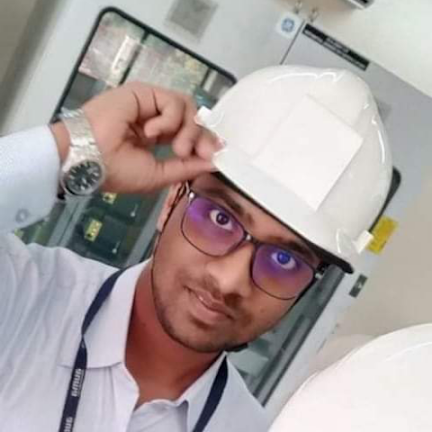
#> input picture my_pic.png, 432 x 432 px
$ python 1_Assignment.py
#> lines starting #> are read from the running program, lines starting #| are printed output that depends on the picture
#load image-->convert into gray scale--> ask window name from user to show-->ask file name --> save
import cv2
img=cv2.imread("my_pic.png")
#> img is the input picture: shape (432, 432, 3); mean B, G, R 161, 162.2, 172.3
if img is not None:
    img_gray=cv2.cvtColor(img,cv2.COLOR_BGR2GRAY)
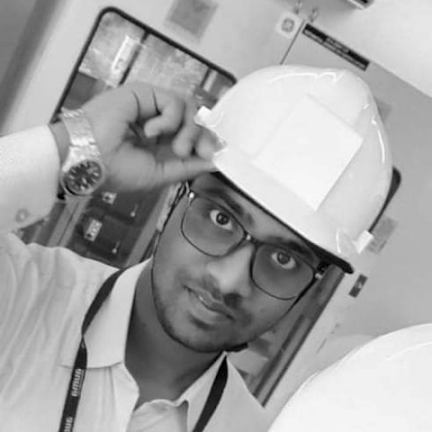
#> img_gray: shape (432, 432); min 0, max 254, mean 165
    window_name=input("Enter window name: ")
#> the answer given: my_pic.png
    cv2.imshow(window_name,img_gray)
    cv2.waitKey(0)
    cv2.destroyAllWindows()
    file_name=input("Enter file name to save(with extension, e.g., photo.png): ")
#> the answer given: out.png
    if not (file_name.endswith(".png") or file_name.endswith(".jpg")):
        file_name+=".png"
    success=cv2.imwrite(file_name,img_gray)
    if success:
        print("File successfuly saved")
    else:
        print("error while saving")

else:
    print("Error: Img not find")
